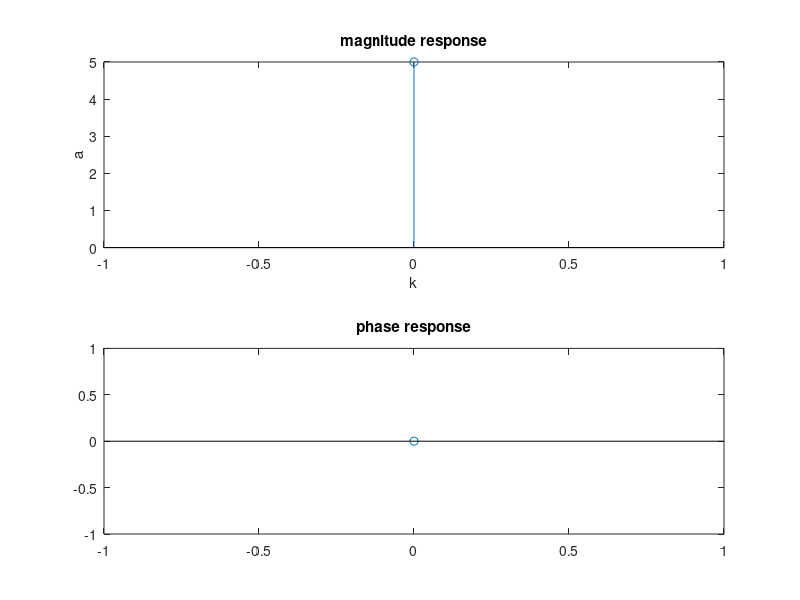

Source code (MATLAB):
close all;
clear all;
clc;
x=input('Enter Signal: ');
N=length(x);
a=zeros(1,N);
z=zeros(1,N);
y=[1:N];
p=bitrevorder(y);
t=expm(-i*2*pi/N);
for i=1:N
b=p(i);
a(b)=x(i);
end
for m=1:log2(N)
    k=0:(2^(m-1))-1;
    j=1;
    i=1;
    for q=1:N/2
        z(i)=a(i)+a(i+2^(m-1))*t^k(j);
        z(i+2^(m-1))=a(i)-a(i+2^(m-1))*t^k(j);
        j=j+1;
        
        if(mod(i,2^(m-1))==0)
            i=i+2^(m-1)+1;
            j=1;
        else
            i=i+1;
        end
            
    end
    a=z;
end
a
k=0:1:N-1;
subplot(2,1,1);
stem(k,abs(a));
xlabel('k'),ylabel('a');
title('magnitude response');
subplot(2,1,2),stem(k,angle(a));
title('phase response');
